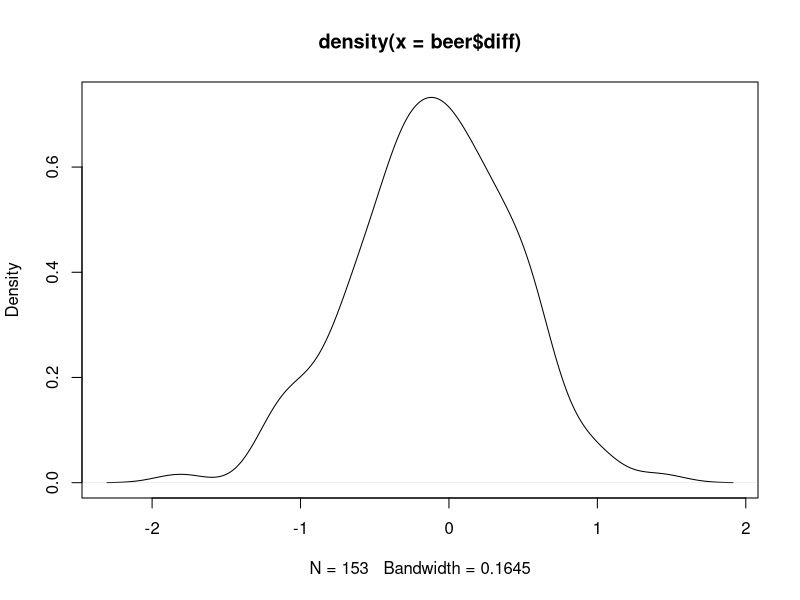
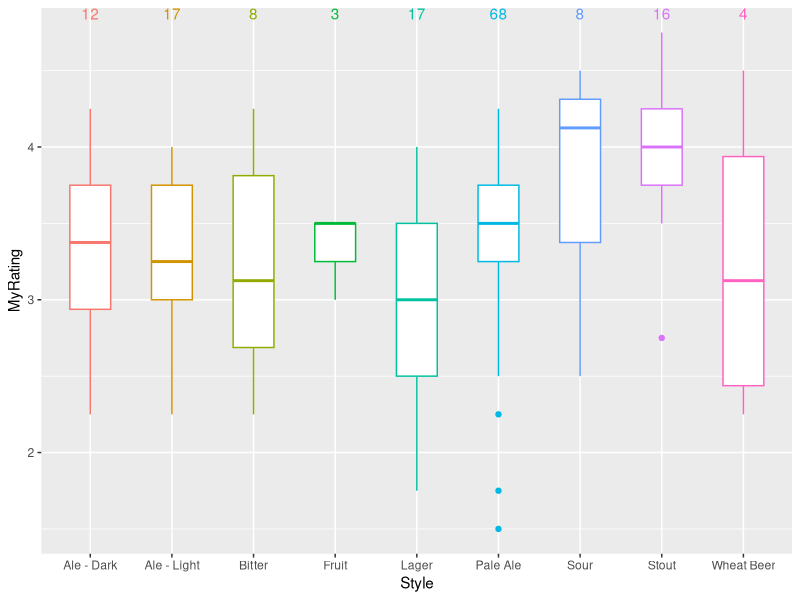
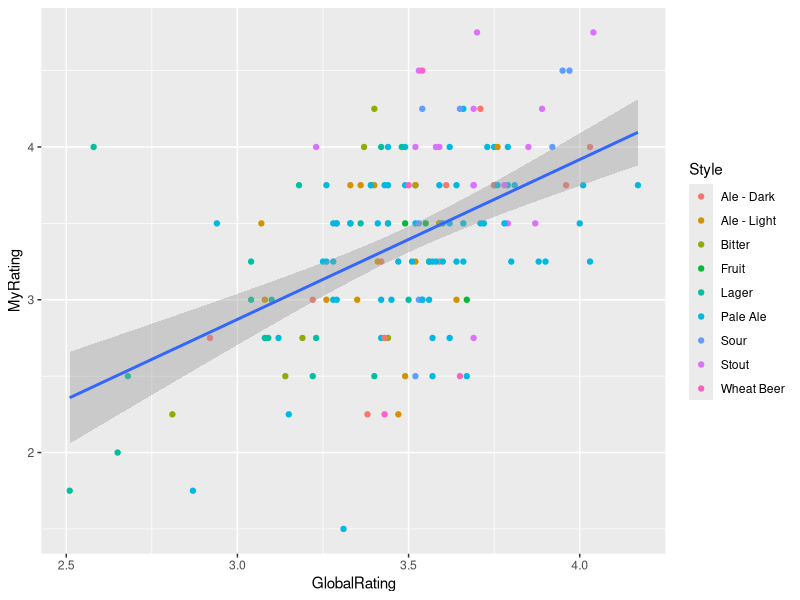
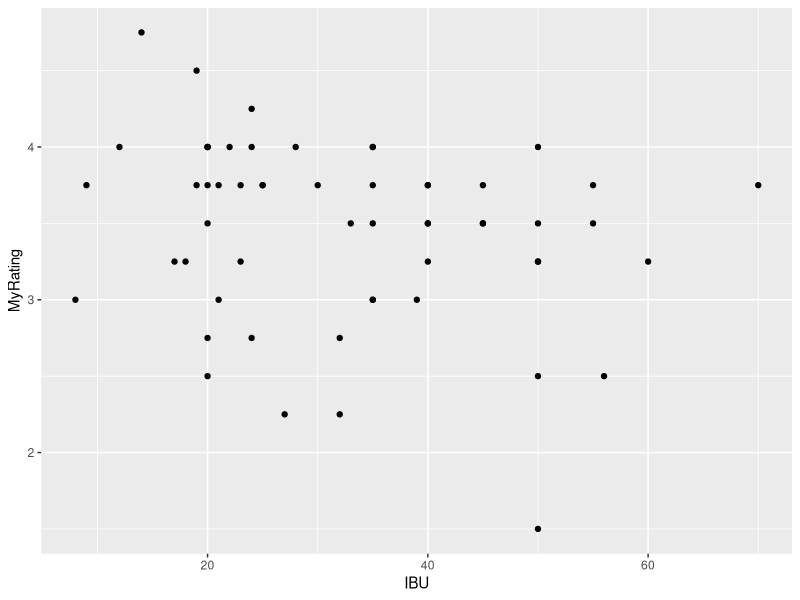

These figures' R source, in order:
library(tidyverse)
library(readxl)
setwd("C:/Users/sebas/Google Drive/sideprojects/beer")
beer=read_excel("beer.xlsx")


beer=beer%>%mutate(diff=MyRating-GlobalRating)


plot(density(beer$diff))

summary(lm(data=beer, formula = MyRating~GlobalRating))
cor.test(beer$MyRating, beer$GlobalRating)

tapply(beer$diff, beer$Style, summary)

beer%>%group_by(Style)%>%summarise(n=n(), mean=mean(diff), sd=sd(diff, na.rm=T))

count=beer%>%group_by(Style)%>%tally()

ggplot(data=beer, aes(y=MyRating, color=Style, x=Style))+geom_boxplot(width=0.5)+
  geom_text(data = count,
            aes(Style, Inf, label = n), vjust = 1)+
  theme(legend.position = "none")

ggplot(data=beer, aes(x=GlobalRating, y=MyRating))+
  geom_point(aes(color=Style))+
  geom_smooth(method="lm")


ggplot(data=beer, aes(x=IBU, y=MyRating))+geom_point()

